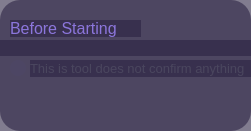
   <widget class="QWidget" name="widget_4" native="true">
    <property name="geometry">
     <rect>
      <x>80</x>
      <y>310</y>
      <width>251</width>
      <height>131</height>
     </rect>
    </property>
    <property name="styleSheet">
     <string notr="true">border-width:2px;
border-radius:20px;
background-color: qlineargradient(spread:pad, x1:0, y1:0, x2:1, y2:0, stop:1 rgba(40, 33, 64, 150));
</string>
    </property>
    <widget class="QLabel" name="label_13">
     <property name="geometry">
      <rect>
       <x>10</x>
       <y>20</y>
       <width>131</width>
       <height>17</height>
      </rect>
     </property>
     <property name="font">
      <font>
       <family>Ubuntu</family>
       <pointsize>12</pointsize>
       <weight>9</weight>
       <italic>false</italic>
       <bold>false</bold>
      </font>
     </property>
     <property name="styleSheet">
      <string notr="true">font: 75 12pt &quot;Ubuntu&quot;;
color: rgb(140, 118, 220)</string>
     </property>
     <property name="text">
      <string>Before Starting</string>
     </property>
    </widget>
    <widget class="Line" name="line_6">
     <property name="geometry">
      <rect>
       <x>0</x>
       <y>40</y>
       <width>251</width>
       <height>16</height>
      </rect>
     </property>
     <property name="orientation">
      <enum>Qt::Horizontal</enum>
     </property>
    </widget>
    <widget class="QPushButton" name="pushButton_10">
     <property name="geometry">
      <rect>
       <x>10</x>
       <y>60</y>
       <width>16</width>
       <height>16</height>
      </rect>
     </property>
     <property name="styleSheet">
      <string notr="true">border-width: 2px;
border-radius:8px;
font: 75 9pt &quot;Ubuntu&quot;;
background-color: qlineargradient(spread:pad, x1:0, y1:0, x2:1, y2:0, stop:1 rgba(77, 70, 100, 255));
</string>
     </property>
     <property name="text">
      <string/>
     </property>
    </widget>
    <widget class="QLabel" name="label_19">
     <property name="geometry">
      <rect>
       <x>30</x>
       <y>60</y>
       <width>221</width>
       <height>17</height>
      </rect>
     </property>
     <property name="font">
      <font>
       <family>Ubuntu</family>
       <pointsize>10</pointsize>
       <weight>9</weight>
       <italic>false</italic>
       <bold>false</bold>
      </font>
     </property>
     <property name="styleSheet">
      <string notr="true">font: 75 10pt &quot;Ubuntu&quot;;
color: rgb(74, 70, 94);</string>
     </property>
     <property name="text">
      <string>This is tool does not confirm anything</string>
     </property>
    </widget>
   </widget>
